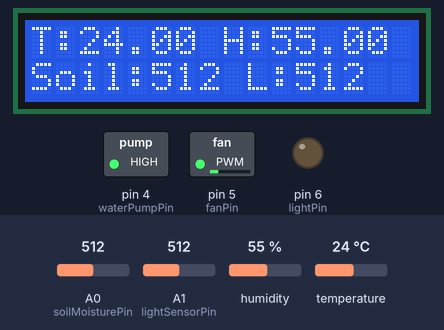
Bench run of a sketch on a simulated Arduino Uno, built with avr-gcc and run on an emulated ATmega328P. Parts: 16×2 character LCD, switched loads named in the sketch (green lamp = pin HIGH), output pins drawn as LEDs (lit = HIGH). Inputs (shaded band) come from the test bench; at power-on: temperature 24 °C, A1 (lightSensorPin) = 512, A0 (soilMoisturePin) = 512, humidity 55 %. Storage starts empty; what the sketch prints to the serial monitor is not drawn.

Above: at 3.3 s.
3.4 s: temperature set to 12 °C
At 7.8 s:
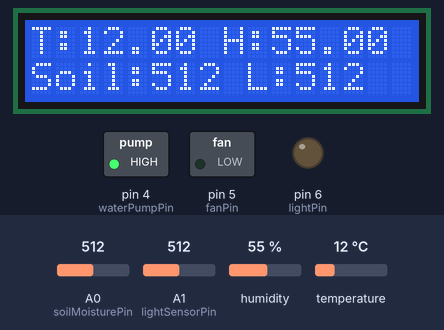
9.1 s: A1 (lightSensorPin) set to 317
At 12.8 s:
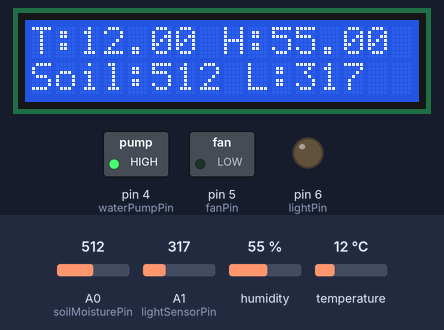
14.8 s: A1 (lightSensorPin) set to 291
At 17.8 s:
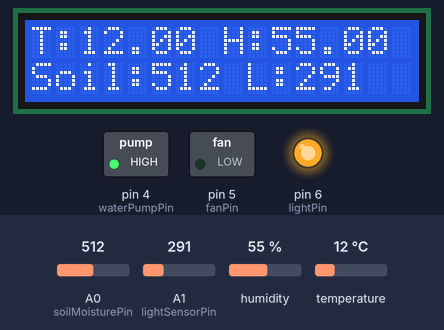
20.5 s: A0 (soilMoisturePin) set to 417
At 22.8 s:
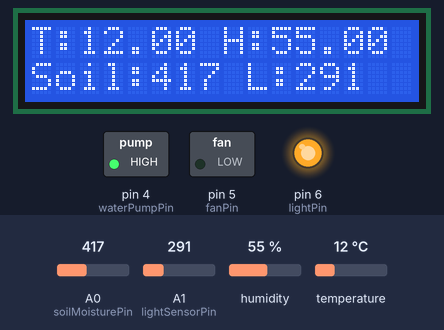
26.2 s: A0 (soilMoisturePin) set to 384
At 27.9 s:
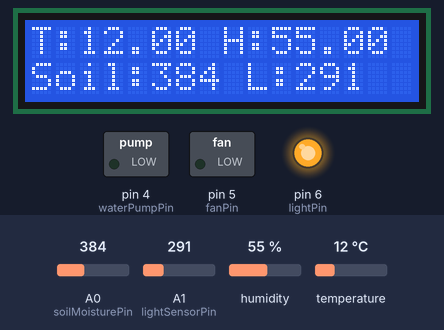
31.9 s: temperature set to 19 °C
At 32.9 s:
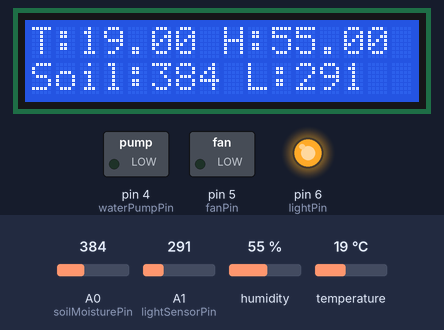
37.6 s: temperature set to 22 °C
Timing chart, 0 to 44.2 s (numbered marks = the images above; inputs shaded):
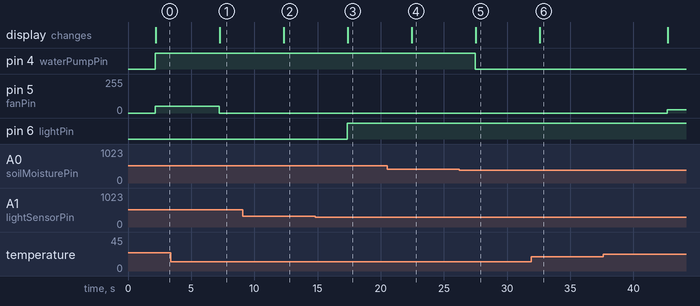

The sketch:

greenhouse_main.ino
```cpp
#include <DHT.h>
#include <Wire.h>
#include <LiquidCrystal_I2C.h>
#include <SPI.h>
#include <SD.h>

// ----- Pin Definitions -----
const int soilMoisturePin = A0;
const int lightSensorPin = A1;
const int waterPumpPin = 4;
const int fanPin = 5; // PWM pin
const int lightPin = 6;
const int dhtPin = 2;
const int chipSelect = 10;

// ----- Sensor Thresholds -----
const int soilDryThreshold = 400;
const int lightThreshold = 300;  // Lower = darker

// ----- DHT Sensor -----
#define DHTTYPE DHT11
DHT dht(dhtPin, DHTTYPE);

// ----- LCD -----
LiquidCrystal_I2C lcd(0x27, 16, 2);

// ----- SD Logging -----
File logFile;

void setup() {
  Serial.begin(9600);
  dht.begin();

  // Initialize LCD
  lcd.init();
  lcd.backlight();
  lcd.setCursor(0, 0);
  lcd.print("Greenhouse Boot");

  // Set pin modes
  pinMode(waterPumpPin, OUTPUT);
  pinMode(fanPin, OUTPUT);
  pinMode(lightPin, OUTPUT);

  // Initialize SD card
  if (!SD.begin(chipSelect)) {
    Serial.println("SD card failed!");
  } else {
    Serial.println("SD card initialized.");
    logFile = SD.open("datalog.csv", FILE_WRITE);
    if (logFile) {
      logFile.println("Time,Temp,Humidity,Soil,Light,Fan,Water");
      logFile.close();
    }
  }

  delay(2000);
  lcd.clear();
}

void loop() {
  float temperature = dht.readTemperature();
  float humidity = dht.readHumidity();
  int soilMoisture = analogRead(soilMoisturePin);
  int lightLevel = analogRead(lightSensorPin);

  // Fan speed based on temperature
  int fanSpeed = map(temperature, 20, 40, 0, 255);
  fanSpeed = constrain(fanSpeed, 0, 255);
  analogWrite(fanPin, fanSpeed);

  // Watering logic
  bool pumpOn = false;
  if (soilMoisture > soilDryThreshold) {
    digitalWrite(waterPumpPin, HIGH);
    pumpOn = true;
  } else {
    digitalWrite(waterPumpPin, LOW);
  }

  // Light control
  if (lightLevel < lightThreshold) {
    digitalWrite(lightPin, HIGH);
  } else {
    digitalWrite(lightPin, LOW);
  }

  // LCD display
  lcd.setCursor(0, 0);
  lcd.print("T:");
  lcd.print(temperature);
  lcd.print(" H:");
  lcd.print(humidity);

  lcd.setCursor(0, 1);
  lcd.print("Soil:");
  lcd.print(soilMoisture);
  lcd.print(" L:");
  lcd.print(lightLevel);

  // SD Logging
  logFile = SD.open("datalog.csv", FILE_WRITE);
  if (logFile) {
    logFile.print(millis());
    logFile.print(",");
    logFile.print(temperature);
    logFile.print(",");
    logFile.print(humidity);
    logFile.print(",");
    logFile.print(soilMoisture);
    logFile.print(",");
    logFile.print(lightLevel);
    logFile.print(",");
    logFile.print(fanSpeed);
    logFile.print(",");
    logFile.println(pumpOn ? "ON" : "OFF");
    logFile.close();
  }

  delay(5000); // Delay 5 seconds between cycles
}
```

Measured:
- the behaviour switches between 300 and 299 on A1 (lightSensorPin) (found by bisection; images 2 and 3)
- the behaviour switches between 401 and 400 on A0 (soilMoisturePin) (found by bisection; images 4 and 5)
- after the input at 3.4 s, pin 5 (fanPin): 51/255 → 0/255 after 3.8 s; the display: changes after 3.8 s (image 1)
- after the input at 9.1 s, the display: changes after 3.2 s (image 2)
- after the input at 14.8 s, pin 6 (lightPin): LOW → HIGH after 2.5 s; the display: changes after 2.6 s (image 3)
- after the input at 20.5 s, the display: changes after 1.9 s (image 4)
- after the input at 26.2 s, pin 4 (waterPumpPin): HIGH → LOW after 1.3 s; the display: changes after 1.3 s (image 5)
- after the input at 31.9 s, the display: changes after 0.67 s (image 6)
- after the input at 37.6 s, pin 5 (fanPin): 0/255 → 25/255 after 5.1 s
